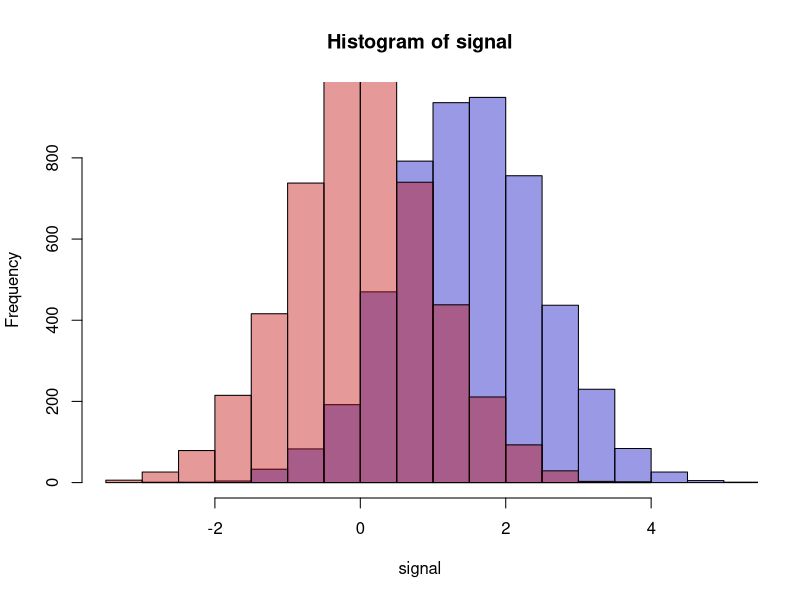
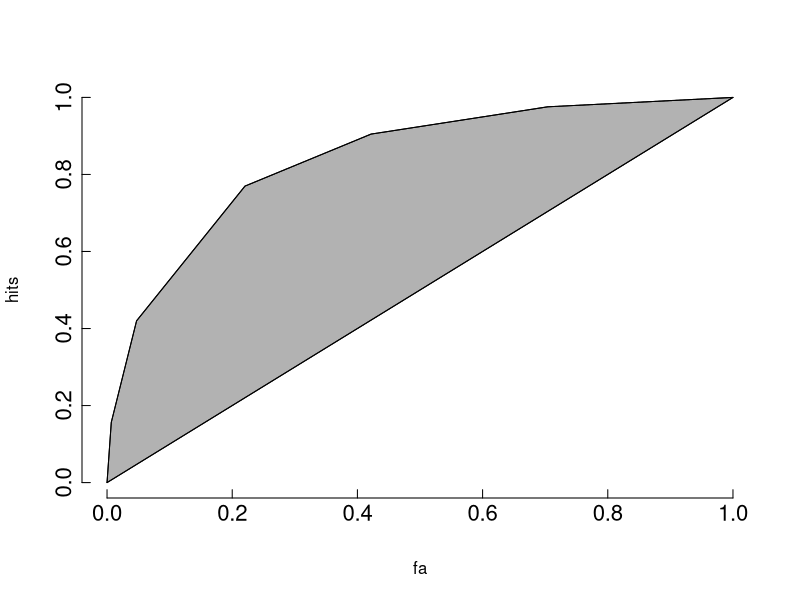

These figures' R source, in order:

## 3.4

d=1.5
p_T=0.5
muR <- 0
muS <- d
sigma <- 1
lambda = d/2


# 3.4.A
# Simular 10000 trials del experimento. Hacer un histograma de la
# señal interna correspondiente a cada estímulo
signal <- rnorm(5000,muS,sigma)
noise <- rnorm(5000,muR,sigma)
hist(signal,col=rgb(0,0,0.75,0.4),xlim = c(min(noise),max(signal)))
hist(noise,col=rgb(0.75,0,0,0.4),add=T)

# 3.4.B 
# Suponga que el participante debe reportar, además de su decisión, la confianza en su decisión en una
# escala de tres unidades: {baja, media, alta}. Para eso, utiliza 4 criterios nuevos, 2 a cada lado del criterio de
# decisión ubicados en: Alta −0.5, Media 0.2, Baja (0.75) Baja 1.7 MEdia 2.5 Alta)
lambdas  = c(-0.5, 0.2, 0.75, 1.7, 2.5)

# 3.4.C
# Crear una matriz de 2x6 que contenga el número de respuestas de cada tipo:
res <-matrix(NA,nrow=2,ncol=6)
colnames(res)<-c('N_alta','N_media', 'N_baja', 'P_baja', 'P_media', 'P_alta')
rownames(res) <- c('T','F')
res['T','N_alta'] <- sum(signal < -0.5);res['F','N_alta'] <-  sum(noise < -0.5)
res['T','N_media'] <- sum(signal > -0.5&signal < 0.2); res['F','N_media'] <- sum(noise > -0.5&noise < 0.2)
res['T','N_baja'] <- sum(signal > 0.2&signal < 0.75);res['F','N_baja']<- sum(noise > 0.2&noise < 0.75)
res['T','P_baja']<- sum(signal > 0.75&signal < 1.7);res['F','P_baja']= sum(noise > 0.75&noise < 1.7)
res['T','P_media']= sum(signal > 1.7&signal < 2.5);res['F','P_media']=sum(noise > 1.7&noise < 2.5)
res['T','P_alta']= sum(signal > 2.5);res['F','P_alta']=sum(noise > 2.5)

# 3.4.D
# Graficar la curva ROC empírica. Para eso dividir cada entrada de la matriz anterior por el número total
# de trials de cada tipo y acumular los valores, de derecha a izquierda.
n <- 5000
hits <- c(1); fa <- c(1)
hits <- c(hits,sum(res['T',2:6])/n); fa <- c(fa,sum(res['F',2:6]/n)) 
hits <- c(hits,sum(res['T',3:6])/n); fa <- c(fa,sum(res['F',3:6]/n))
hits <- c(hits,sum(res['T',4:6])/n); fa <- c(fa,sum(res['F',4:6]/n))
hits <- c(hits,sum(res['T',5:6])/n); fa <- c(fa,sum(res['F',5:6]/n))
hits <- c(hits,sum(res['T',6:6])/n); fa <- c(fa,sum(res['F',6:6]/n))
hits <- c(hits,0); fa <- c(fa,0)

plot(fa,hits,ylim=c(0,1),xlim=c(0,1),type="l",axes = F)
lines(c(0,1),c(0,1))
polygon(c(rev(fa),fa),c(rev(fa),hits),col=rgb(0,0,0,0.3))
axis(lwd=1,lwd.ticks=1,side=2,labels=NA,cex.axis=0.6,tck=0.02)
axis(lwd=0,side=2,cex.axis=1.33,line=-0.66)
axis(lwd=1,lwd.ticks=1,side=1,labels=NA,cex.axis=0.6,tck=0.02)
axis(lwd=0,side=1,las=1,cex.axis=1.33,line=-0.66)  

